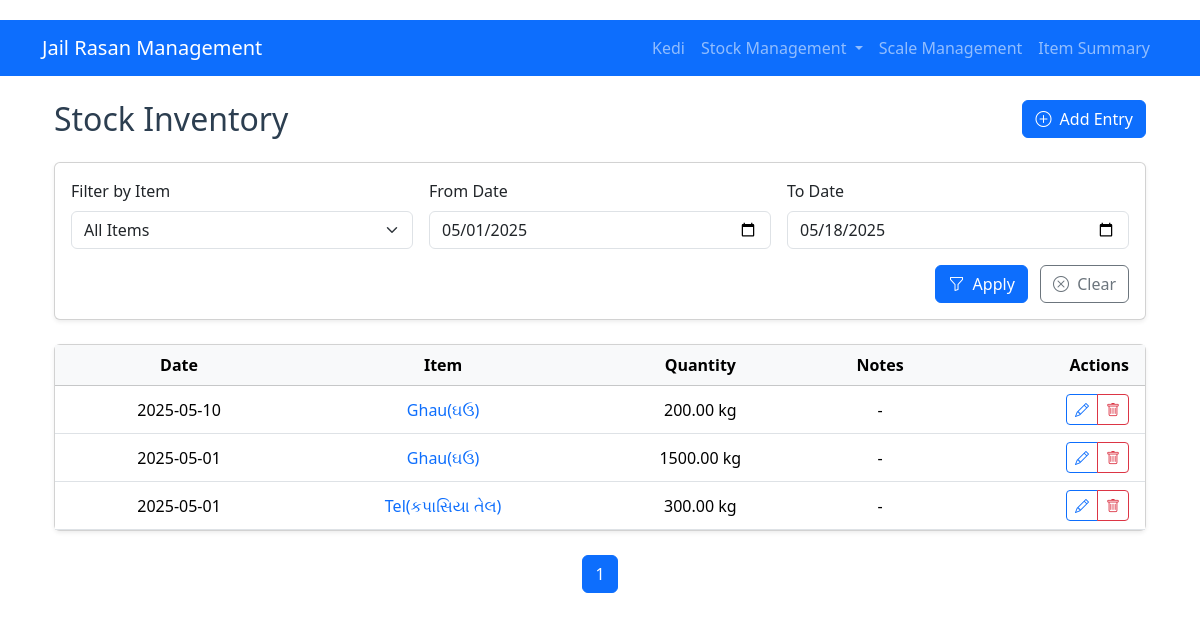
/stock_inventory, run on the app's committed database.
### models.py (models this page shows, shortened)
class StockInventory(db.Model):
    id = db.Column(db.Integer, primary_key=True)
    stock_item_id = db.Column(db.Integer, db.ForeignKey('stock_item.id'), nullable=False)
    quantity = db.Column(db.Float, nullable=False)
    date = db.Column(db.Date, nullable=False)
    notes = db.Column(db.Text)
    stock_item = db.relationship('StockItem', backref='inventory')

class StockItem(db.Model):
    id = db.Column(db.Integer, primary_key=True)
    item_name = db.Column(db.String(100), nullable=False)
    description = db.Column(db.Text)
    unit = db.Column(db.String(20), nullable=False)  # kg, g, l, ml, etc.
    created_at = db.Column(db.DateTime, default=datetime.utcnow)

### app.py (the view)
@app.route('/stock_inventory')
def stock_inventory():
    page = request.args.get('page', 1, type=int)
    item_id = request.args.get('item_id', type=int)
    start_date = request.args.get('start_date')
    end_date = request.args.get('end_date')
    query = StockInventory.query.order_by(StockInventory.date.desc())
    if item_id:
        query = query.filter_by(stock_item_id=item_id)
        selected_item = StockItem.query.get(item_id)
    else:
        selected_item = None
    if start_date:
        query = query.filter(StockInventory.date >= start_date)
    if end_date:
        query = query.filter(StockInventory.date <= end_date)
    pagination = query.paginate(page=page, per_page=10)
    all_items = StockItem.query.order_by(StockItem.item_name).all()
    return render_template('stock_inventory/list.html',
                         inventory=pagination.items,
                         pagination=pagination,
                         all_items=all_items,
                         selected_item=selected_item)

### templates/stock_inventory/list.html (shortened to what this page needs)
{% extends "base.html" %}
{% block content %}
<div class="container mt-4">
    <div class="d-flex justify-content-between align-items-center mb-4">
        <h2 class="mb-0">Stock Inventory</h2>
        <div>
            <a href="{{ url_for('add_stock_inventory') }}" class="btn btn-primary">
                <i class="bi bi-plus-circle me-1"></i> Add Entry
            </a>
        </div>
    </div>
    <div class="card shadow-sm mb-4">
        <div class="card-body">
            <form method="GET" class="row g-3">
                <div class="col-md-4">
                    <label for="item_filter" class="form-label">Filter by Item</label>
                    <select class="form-select" id="item_filter" name="item_id" onchange="this.form.submit()">
                        <option value="">All Items</option>
                    </select>
                </div>
                <div class="col-md-4">
                    <label for="start_date" class="form-label">From Date</label>
                    <input type="date" class="form-control" id="start_date" name="start_date"
                           value="{{ request.args.get('start_date', '') }}">
                </div>
                <div class="col-md-4">
                    <label for="end_date" class="form-label">To Date</label>
                    <input type="date" class="form-control" id="end_date" name="end_date"
                           value="{{ request.args.get('end_date', '') }}">
                </div>
                <div class="col-12 text-end">
                    <button type="submit" class="btn btn-primary me-2">
                        <i class="bi bi-funnel me-1"></i> Apply
                    </button>
                    <a href="{{ url_for('stock_inventory') }}" class="btn btn-outline-secondary">
                        <i class="bi bi-x-circle me-1"></i> Clear
                    </a>
                </div>
            </form>
        </div>
    </div>
    <div class="card shadow-sm">
        <div class="card-body p-0">
            <div class="table-responsive">
                <table class="table table-hover align-middle mb-0">
                    <thead class="table-light">
                        <tr>
                            <th class="ps-3">Date</th>
                            <th>Item</th>
                            <th>Quantity</th>
                            <th>Notes</th>
                            <th class="text-end pe-3">Actions</th>
                        </tr>
                    </thead>
                    <tbody>
                        {% for entry in inventory %}
                        <tr>
                            <td class="ps-3">{{ entry.date.strftime('%Y-%m-%d') }}</td>
                            <td>
                                <a href="{{ url_for('stock_inventory_by_item', item_id=entry.stock_item.id) }}"
                                   class="text-decoration-none">
                                    {{ entry.stock_item.item_name }}
                                </a>
                            </td>
                            <td>{{ "%.2f"|format(entry.quantity) }} {{ entry.stock_item.unit }}</td>
                            <td>
                                {% if entry.notes %}
                                <span class="d-inline-block text-truncate" style="max-width: 200px;"
                                      data-bs-toggle="tooltip" title="{{ entry.notes }}">
                                    {{ entry.notes }}
                                </span>
                                {% else %}
                                -
                                {% endif %}
                            </td>
                            <td class="text-end pe-3">
                                <div class="btn-group" role="group">
                                    <a href="{{ url_for('edit_stock_inventory', id=entry.id) }}"
                                       class="btn btn-sm btn-outline-primary"
                                       data-bs-toggle="tooltip" title="Edit">
                                        <i class="bi bi-pencil"></i>
                                    </a>
                                    <a href="{{ url_for('delete_stock_inventory', id=entry.id) }}"
                                       class="btn btn-sm btn-outline-danger"
                                       data-bs-toggle="tooltip" title="Delete"
                                       onclick="return confirm('Delete this entry?')">
                                        <i class="bi bi-trash"></i>
                                    </a>
                                </div>
                            </td>
                        </tr>
                        {% endfor %}
                    </tbody>
                </table>
            </div>
        </div>
    </div>
    {% if pagination %}
    <nav class="mt-4">
        <ul class="pagination justify-content-center">
            {% for page_num in pagination.iter_pages() %}
                {% if page_num %}
                    <li class="page-item {% if page_num == pagination.page %}active{% endif %}">
                        <a class="page-link" href="{{ url_for('stock_inventory', page=page_num, item_id=request.args.get('item_id'), start_date=request.args.get('start_date'), end_date=request.args.get('end_date')) }}">
                            {{ page_num }}
                        </a>
                    </li>
                {% else %}
                    <li class="page-item disabled">
                        <span class="page-link">...</span>
                    </li>
                {% endif %}
            {% endfor %}
        </ul>
    </nav>
    {% endif %}
</div>
{% endblock %}

### static/style.css (style rules this page uses)
body { padding-top: 20px; padding-bottom: 20px; }
.table th, .table td { vertical-align: middle; text-align: center; }
h2, h4 { color: #2c3e50; }

### data on the page
StockInventory: date "2025-05-10", stock_item.item_name "Ghau(ઘઉ)", quantity "200.00", stock_item.unit "kg"
StockInventory: date "2025-05-01", stock_item.item_name "Ghau(ઘઉ)", quantity "1500.00", stock_item.unit "kg"
StockInventory: date "2025-05-01", stock_item.item_name "Tel(કપાસિયા તેલ)", quantity "300.00", stock_item.unit "kg"

### other printed values
{{ page_num }} "1"
